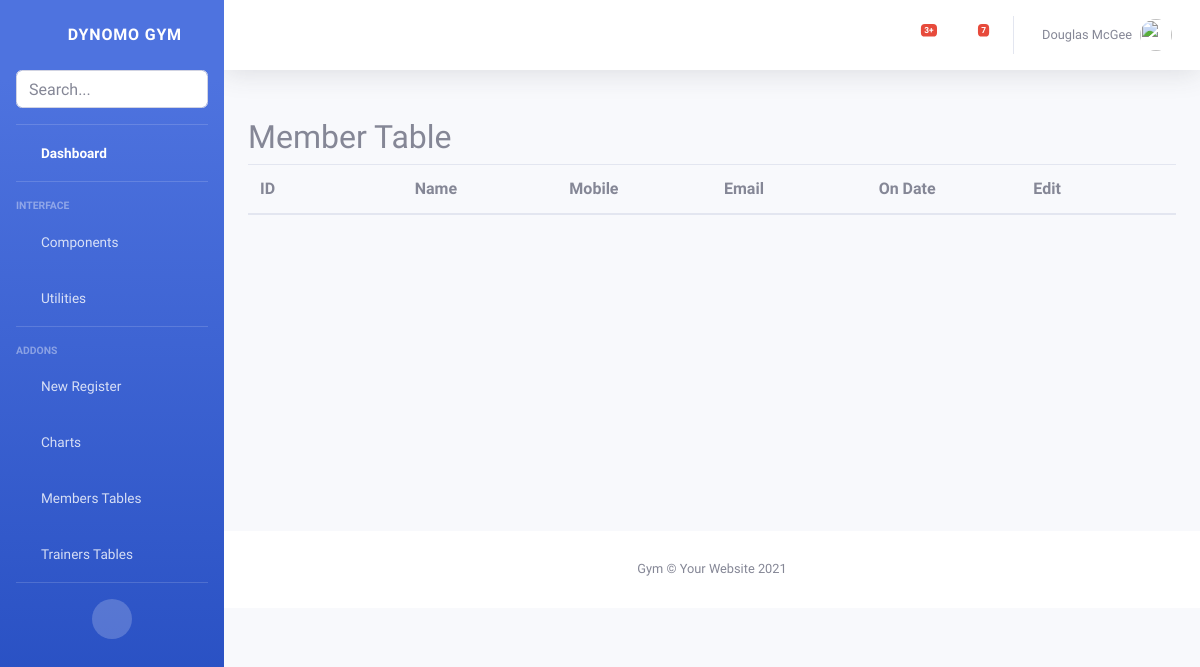
The app's page /admin_siteuser/, older data.
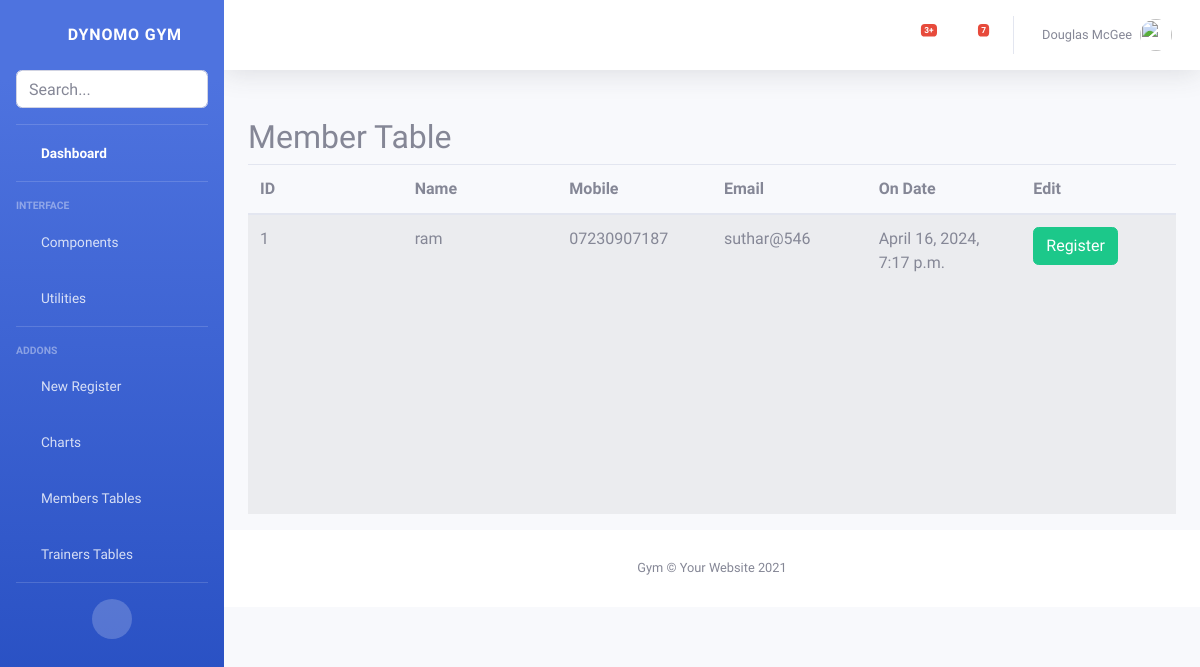
The same page, newer data.
### gymapp/models.py (models this page shows)
class Onsite(models.Model):
    GENDER_CHOICES = [
        ('male', 'Male'),
        ('female', 'Female'),
        ('other', 'Other')
    ]
    id = models.AutoField(primary_key=True)
    name = models.CharField(max_length=100)
    gender = models.CharField(max_length=10, choices=GENDER_CHOICES)
    mobile = models.CharField(max_length=15)
    email = models.EmailField()
    created_at = models.DateTimeField(auto_now_add=True)

### gymapp/views.py (the view)
# urls.py: path('admin_siteuser/', views.admin_siteuser, name='admin_siteuser'),
def admin_siteuser(request):
    datasite = Onsite.objects.all()
    return render(request, 'back/admin_siteuser.html', {'datasite': datasite})

### gymapp/templates/back/admin_siteuser.html (shortened to what this page needs)
{% extends 'back/admin_base.html' %}
{% load static %}
{% block mainblock %}
<div class="container mt-5" style="overflow-x:auto;">
    <h2>Member Table</h2>
    <table class="table table-striped" style="width:100%; table-layout: fixed;">
        <thead>
            <tr>
                <th>ID</th>
                <th>Name</th>
                <th>Mobile</th>
                <th>Email</th>
                <th>On Date</th>
                <th>Edit</th>
            </tr>
        </thead>
        <tbody style="overflow-y: scroll; height: 300px;">
            {% for data in datasite %}
            <tr>
                <td>{{ data.id}}</td>
                <td>{{ data.name }}</td>
                <td>{{ data.mobile }}</td>
                <td>{{ data.email }}</td>
                <td>{{ data.created_at}}</td>
                <td><a href="{% url 'admin_onsitereg' siteuser_id=data.id %}" class="btn btn-success  ">Register</a></td>
            </tr>
            {% endfor %}
        </tbody>
    </table>
</div>
{% endblock %}

### gymapp/templates/back/admin_base.html (shortened to what this page needs)
{% load static %}
<!DOCTYPE html>
<html lang="en">
<head>
    <link href="{% static 'back/vendor/fontawesome-free/css/all.min.css' %}" rel="stylesheet" type="text/css">
    <link href="{% static 'back/css/sb-admin-2.min.css' %}" rel="stylesheet">
</head>
<body id="page-top">
    <div id="wrapper">
        <ul class="navbar-nav bg-gradient-primary sidebar sidebar-dark accordion" id="accordionSidebar">
            <a class="sidebar-brand d-flex align-items-center justify-content-center" href="{% url 'admin_index' %}">
                <div class="sidebar-brand-icon rotate-n-15">
                    <i class="fas fa-laugh-wink"></i>
                </div>
                <div class="sidebar-brand-text mx-3">DYNOMO GYM</div>
            </a>
            <div class="input-group mb-3" style="padding-left: 1rem ; padding-right: 1rem ;">
                <input type="text" class="form-control " id="searchInput" onkeyup="searchPage()" placeholder="Search...">
            </div>
            <hr class="sidebar-divider my-0">
            <li class="nav-item active">
                <a class="nav-link" href="{% url 'admin_index' %}">
                    <i class="fas fa-fw fa-tachometer-alt"></i>
                    <span>Dashboard</span></a>
            </li>
            <hr class="sidebar-divider">
            <div class="sidebar-heading">
                Interface
            </div>
            <li class="nav-item">
                <a class="nav-link collapsed" href="#" data-toggle="collapse" data-target="#collapseTwo"
                    aria-expanded="true" aria-controls="collapseTwo">
                    <i class="fas fa-fw fa-cog"></i>
                    <span>Components</span>
                </a>
            </li>
            <li class="nav-item">
                <a class="nav-link collapsed" href="#" data-toggle="collapse" data-target="#collapseUtilities"
                    aria-expanded="true" aria-controls="collapseUtilities">
                    <i class="fas fa-fw fa-wrench"></i>
                    <span>Utilities</span>
                </a>
            </li>
            <hr class="sidebar-divider">
            <div class="sidebar-heading">
                Addons
            </div>
            <li class="nav-item">
                <a class="nav-link collapsed" href="#" data-toggle="collapse" data-target="#collapsePages"
                    aria-expanded="true" aria-controls="collapsePages">
                    <i class="fas fa-fw fa-folder"></i>
                    <span>New Register</span>
                </a>
            </li>
            <li class="nav-item">
                <a class="nav-link" href="{% url 'admin_charts' %}">
                    <i class="fas fa-fw fa-chart-area"></i>
                    <span>Charts</span></a>
            </li>
            <li class="nav-item">
                <a class="nav-link" href="{% url 'admin_tables2' %}">
                    <i class="fas fa-fw fa-table"></i>
                    <span>Members Tables</span></a>
            </li>
            <li class="nav-item">
                <a class="nav-link" href="{% url 'admin_trainer' %}">
                    <i class="fas fa-fw fa-table"></i>
                    <span>Trainers Tables</span></a>
            </li>
            <hr class="sidebar-divider d-none d-md-block">
            <div class="text-center d-none d-md-inline">
                <button class="rounded-circle border-0" id="sidebarToggle"></button>
            </div>
        </ul>
        <div id="content-wrapper" class="d-flex flex-column">
            <div id="content">
                <nav class="navbar navbar-expand navbar-light bg-white topbar mb-4 static-top shadow">
                    <ul class="navbar-nav ml-auto">
                        <li class="nav-item dropdown no-arrow mx-1">
                            <a class="nav-link dropdown-toggle" href="#" id="alertsDropdown" role="button"
                                data-toggle="dropdown" aria-haspopup="true" aria-expanded="false">
                                <i class="fas fa-bell fa-fw"></i>
                                <span class="badge badge-danger badge-counter">3+</span>
                            </a>
                        </li>
                        <li class="nav-item dropdown no-arrow mx-1">
                            <a class="nav-link dropdown-toggle" href="#" id="messagesDropdown" role="button"
                                data-toggle="dropdown" aria-haspopup="true" aria-expanded="false">
                                <i class="fas fa-envelope fa-fw"></i>
                                <span class="badge badge-danger badge-counter">7</span>
                            </a>
                        </li>
                        <li class="nav-item dropdown no-arrow">
                            <a class="nav-link dropdown-toggle" href="#" id="userDropdown" role="button"
                                data-toggle="dropdown" aria-haspopup="true" aria-expanded="false">
                                <span class="mr-2 d-none d-lg-inline text-gray-600 small">Douglas McGee</span>
                                <img class="img-profile rounded-circle"
                                    src="{% static 'back/img/undraw_profile.svg' %}">
                            </a>
                        </li>
                    </ul>
                </nav>
                {% block mainblock %}
                {% endblock %}
            <footer class="sticky-footer bg-white">
                <div class="container my-auto">
                    <div class="copyright text-center my-auto">
                        <span>Gym &copy; Your Website 2021</span>
                    </div>
                </div>
            </footer>
        </div>
    </div>
</body>
</html>

Row changes from the older to the newer data that the page shows:
added Onsite: id "1", name "ram", mobile "07230907187", email "suthar@546", created_at "April 16, 2024, 7:17 p.m."
